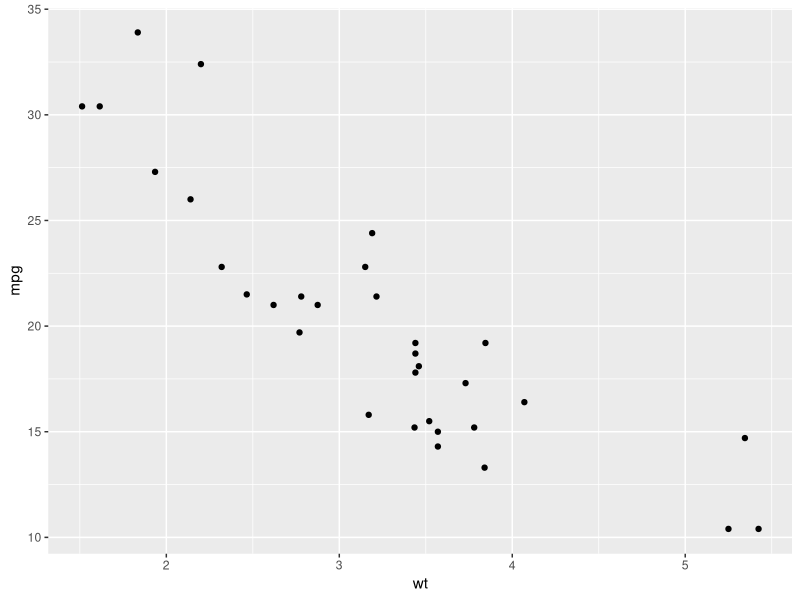
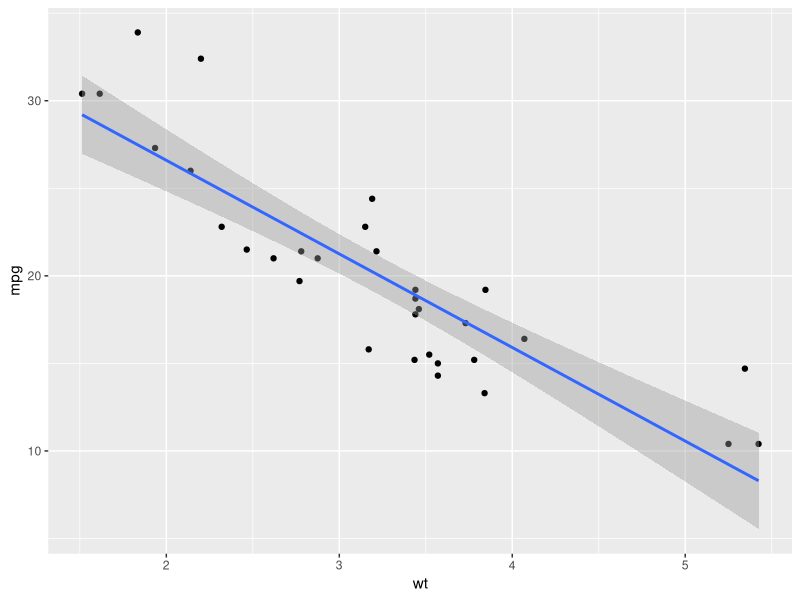
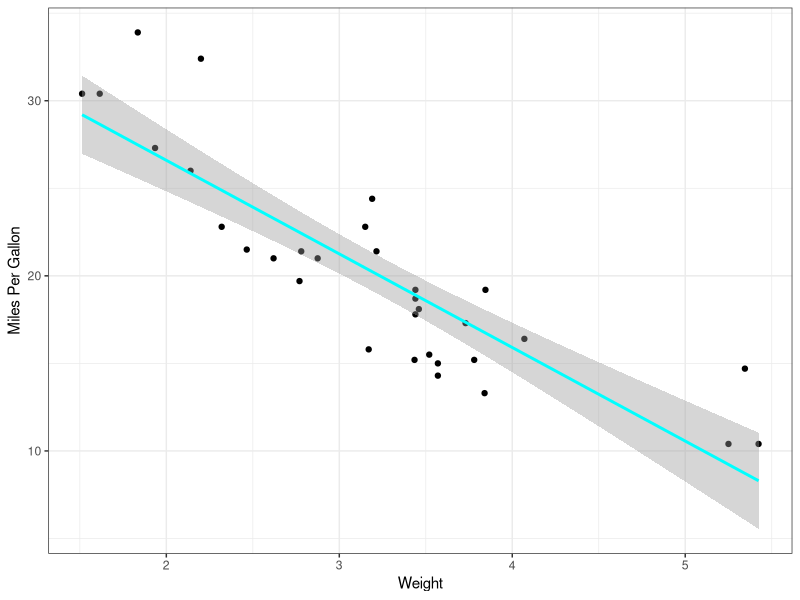
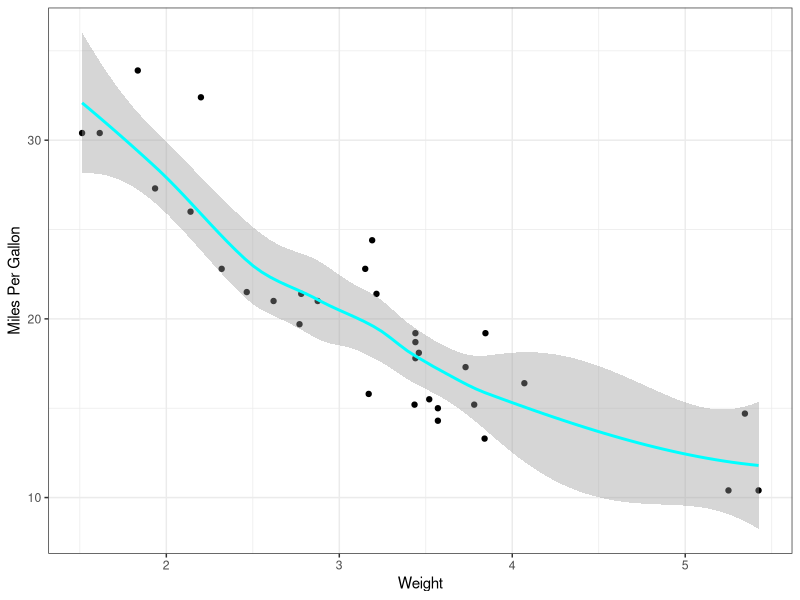
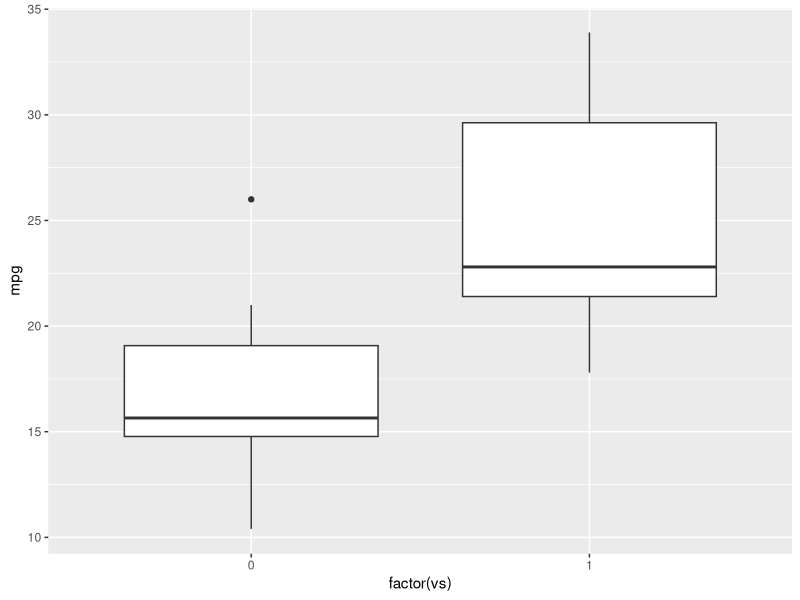
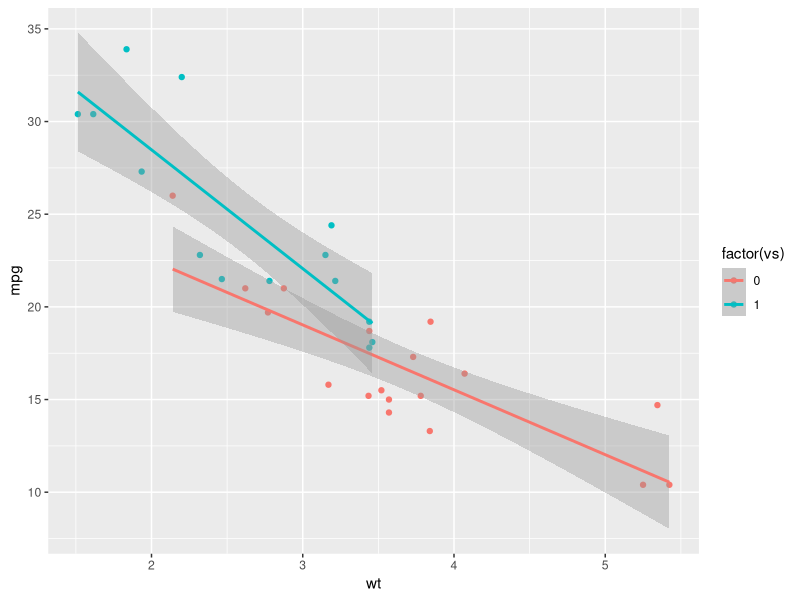

The R script that drew these images, in order:
#Class 09212023
library(ggplot2)
library(MASS)
mtcars
?mtcars

#plot relationship between weight of car and mpg using ggplot

ggplot(mtcars, mapping=aes(x=wt, y=mpg)) +
  geom_point()

#use a simple linear regression
lm(mpg~wt, data=mtcars)

#workflow : fit the model , then look at summery output
fit=lm(mpg~wt, data=mtcars)
summary(fit)

#display best fit line on scatterplot using ggplot
ggplot(mtcars, mapping=aes(x=wt, y=mpg)) +
  geom_point() +
  geom_smooth(method="lm")

#play around with figure format
ggplot(mtcars, mapping=aes(x=wt, y=mpg)) +
  geom_point() +
  geom_smooth(method="lm", color='cyan', se=T) +
  theme_bw() +
  xlab("Weight") +
  ylab("Miles Per Gallon")

#method="lm" in geom_smooth function means use a linear model fit line but you can use other types of fit lines, like loess
ggplot(mtcars, mapping=aes(x=wt, y=mpg)) +
  geom_point() +
  geom_smooth(method="loess", color='cyan', se=T) +
  theme_bw() +
  xlab("Weight") +
  ylab("Miles Per Gallon")

#suing GLM (Gernalized linear model) insted of LM
gfit=glm(mpg~wt, family=gaussian, data=mtcars)
summary (gfit)

#let's use th eVS Variable
mtcars$vs
ggplot(data=mtcars, mapping=aes(x=factor(vs), y=mpg)) +
  geom_boxplot()

#run ANOVA using aov()
aov.fit=aov(mpg~factor(vs),data=mtcars)
summary(aov.fit)

#you can run this same model as a linear model lm(), but it will give you different set of coefficients

lm.fit=lm.fit=aov(mpg~factor(vs),data=mtcars)
summary(lm.fit)

#BuT, you can call the ANOVA results from a linear model fit
anova(lm.fit)

glm.mod2=glm(mpg~factor(vs), data=mtcars, family="gaussian")
anova(glm.mod2, test="F")

# linear model with multiple predictor variable and interactions

lm.fit2=lm(mpg~wt+factor(vs), data=mtcars)
anova(lm.fit2)

# linear model with multiple predictor variable and interactions

lm.fit3=lm(mpg~wt*factor(vs), data=mtcars)
anova(lm.fit3)


#lets look at the interaction effect visually
ggplot(data=mtcars, mapping=aes(x=wt, y=mpg, color=factor(vs))) +
  geom_point() +
  geom_smooth(method="lm")
